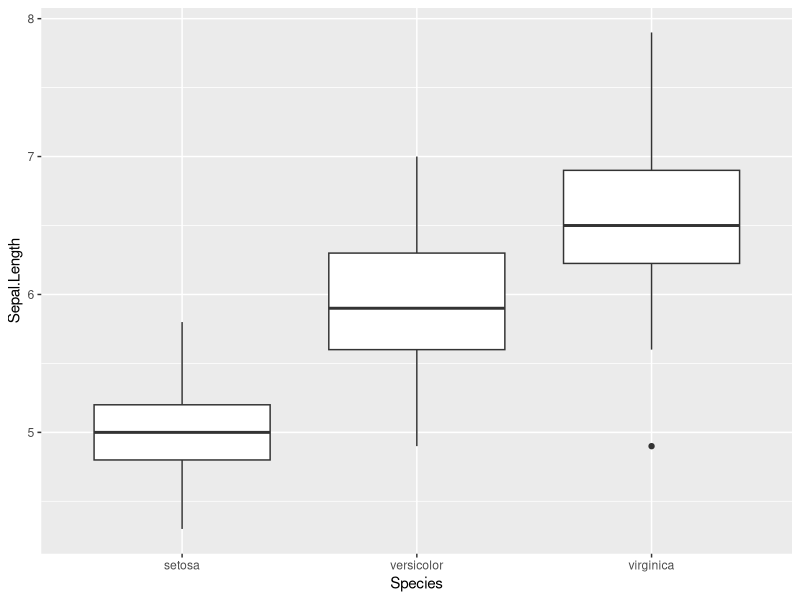
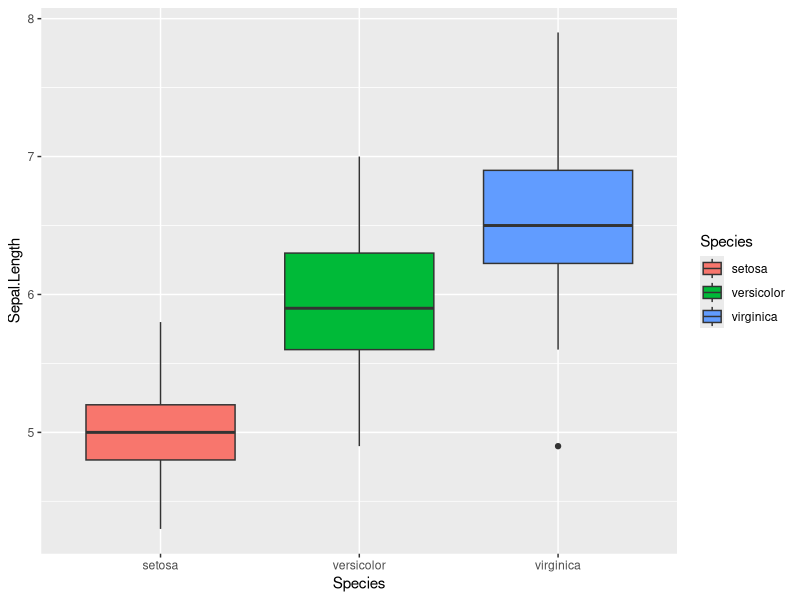
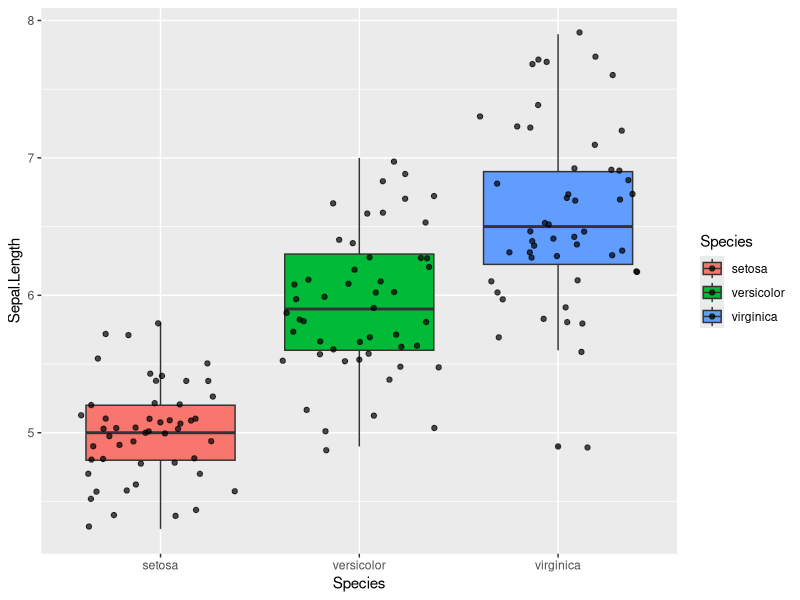
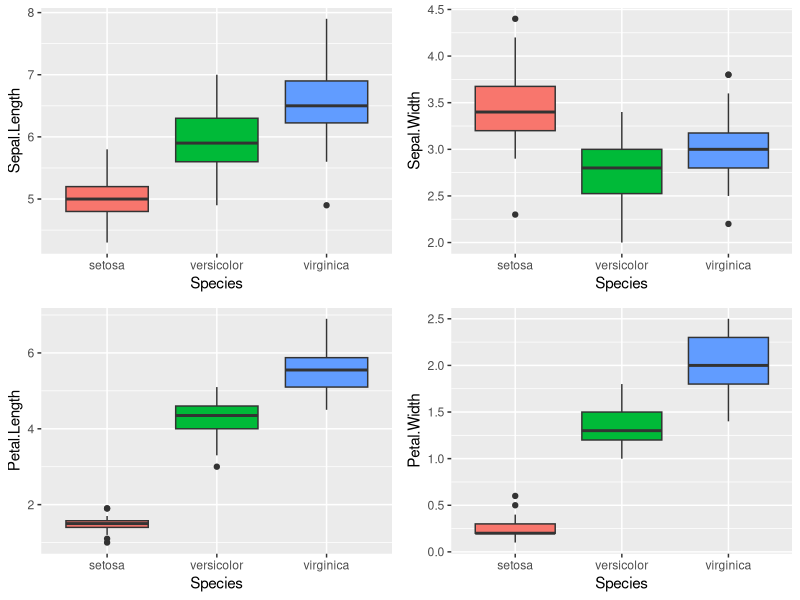
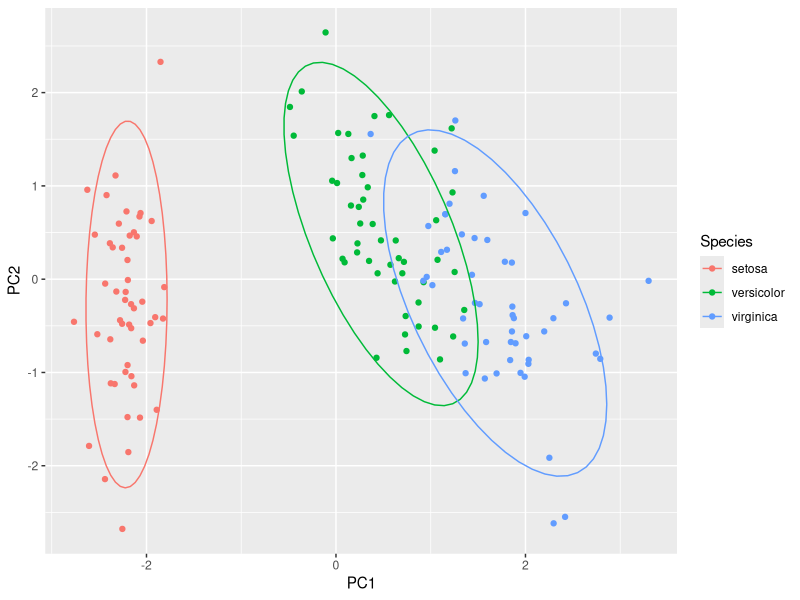

Write R code to recreate these figures, in order.
## ---- chunk 1
knitr::opts_chunk$set(echo = TRUE)
## ---- chunk 2
library(ggplot2)
library(gridExtra)
## ---- chunk 3
ggplot(iris, aes(x=Species, y=Sepal.Length))+
  geom_boxplot()

## ---- chunk 4
ggplot(iris, aes(x=Species, y=Sepal.Length, fill=Species))+
  geom_boxplot()

## ---- chunk 5
ggplot(iris, aes(x=Species, y=Sepal.Length, fill=Species))+
  geom_boxplot()+
  geom_jitter(alpha=0.7)

## ---- chunk 6
sepL_plot<-ggplot(iris, aes(x=Species, y=Sepal.Length, fill=Species))+
  geom_boxplot()+
  theme(legend.position = "none")
sepW_plot<-ggplot(iris, aes(x=Species, y=Sepal.Width, fill=Species))+
  geom_boxplot()+
  theme(legend.position = "none")
petL_plot<-ggplot(iris, aes(x=Species, y=Petal.Length, fill=Species))+
  geom_boxplot()+
  theme(legend.position = "none")
petW_plot<-ggplot(iris, aes(x=Species, y=Petal.Width, fill=Species))+
  geom_boxplot()+
  theme(legend.position = "none")
grid.arrange(sepL_plot,sepW_plot, petL_plot, petW_plot,ncol=2)

## ---- chunk 7

iris_PCA <- prcomp(iris[,1:4],center = T,scale. = T)
pca_points<-as.data.frame(cbind(iris_PCA$x, as.character(iris[,5])))

pca_points$PC1<-as.numeric(pca_points$PC1)
pca_points$PC2<-as.numeric(pca_points$PC2)
pca_points$PC3<-as.numeric(pca_points$PC3)
pca_points$PC4<-as.numeric(pca_points$PC4)
colnames(pca_points) <- c("PC1", "PC2", "PC3", "PC4", "Species")

ggplot(pca_points, aes(x=PC1, y=PC2, color=Species))+
  geom_point()+
  stat_ellipse()
